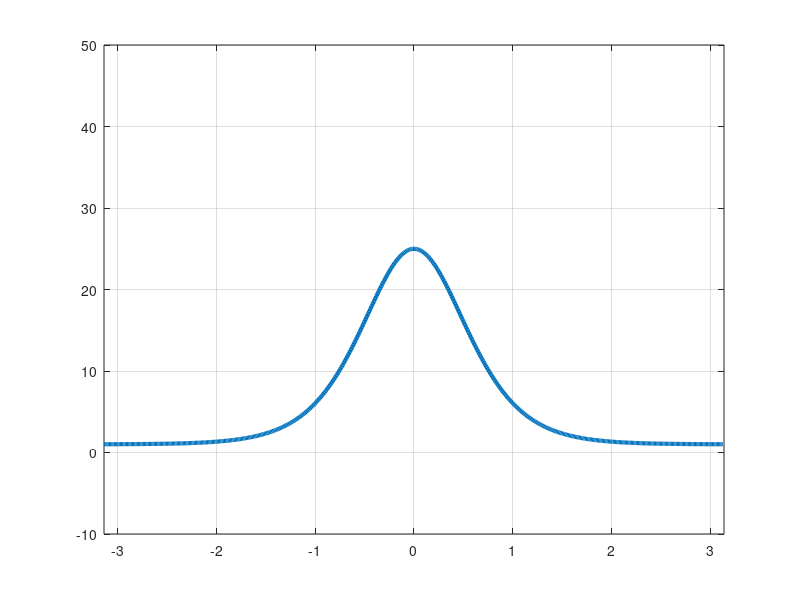

Write MATLAB code to recreate this figure. (Note: this script raises an error after producing the figure.)
% kdv.m - Solve KdV equation by Fourier spectral/ETDRK4 scheme
%         A.-K. Kassam and L. N. Trefethen 4/03
%
% https://www.mathworks.com/matlabcentral/answers/181591-code-to-solve-kdv-ecuation-with-an-animation-of-2-solitions
%
% This code solves the Korteweg-de Vries eq. u_t+uu_x+u_xxx=0
% with periodic BCs on [-pi,pi] and initial condition given by
% a pair of solitons.  The curve evolves up to t=0.005 and at
% the end u(x=0) is printed to 6-digit accuracy.  Changing N
% to 384 and h to 2.5e-7 improves this to 10 digits but takes
% four times longer.
% Set up grid and two-soliton initial data:
N = 512;
x = (2*pi/N)*(-N/2:N/2-1)';
tf = 0.6;
u0 = zeros(size(x));% may have to switch these
u = u0;
alpha = 25;
beta = 1;
kappa = 1;
speed = (alpha+2*beta)/3
coeff = sqrt((alpha-beta)/(12*kappa))
u0 = beta+(alpha-beta)*sech(coeff*x).^2

%     u = u + 3*A^2*sech(.5*(A*(x+rand*2))).^2;
% u = u + 3*A^2*sech(.5*(A*(x))).^2; %2/24
% % % beta = 1.5;
% % % alpha = 12*beta^2;
% % % speed = 4*beta^1;
% % % u = alpha*sech(beta*(x)).^2;

p = plot(x,u0,'linewidth',3);
axis([-pi pi -10 50]), grid on
% Precompute ETDRK4 scalar quantities (Kassam-Trefethen):
h = 1e-5;                               % time step
k = [0:N/2-1 0 -N/2+1:-1]';             % wave numbers
L = 1i*k.^3;                            % Fourier multipliers
E = exp(h*L); E2 = exp(h*L/2);
M = 64;                                 % no. pts for complex means
r = exp(2i*pi*((1:M)-0.5)/M);           % roots of unity
LR = h*L(:,ones(M,1))+r(ones(N,1),:);
Q  = h*mean(                  (exp(LR/2)-1)./LR   ,2);
f1 = h*mean((-4-LR+exp(LR).*(4-3*LR+LR.^2))./LR.^3,2);
f2 = h*mean(    (4+2*LR+exp(LR).*(-4+2*LR))./LR.^3,2);
f3 = h*mean((-4-3*LR-LR.^2+exp(LR).*(4-LR))./LR.^3,2);
g = -.5i*k;
% Time-stepping by ETDRK4 formula (Cox-Matthews):
set(gcf,'doublebuffer','on')
%disp('press <return> to begin'), pause  % wait for user input
t_stp = 0; step = 0; v = fft(u0); t = t_stp;
while t_stp+h/2 < tf
    step = step+1;
    t_stp = t_stp+h;
    %     tsave = [tsave,t];
    Nv = g.*fft(real(ifft(v)).^2);
    a = E2.*v+Q.*Nv;        Na = g.*fft(real(ifft(a)).^2);
    b = E2.*v+Q.*Na;        Nb = g.*fft(real(ifft(b)).^2);
    c = E2.*a+Q.*(2*Nb-Nv); Nc = g.*fft(real(ifft(c)).^2);
    v = E.*v+(Nv.*f1+(Na+Nb).*f2+Nc.*f3);
    u0 = real(ifft(v));
%     usave = [usave,u];
    if mod(step,100)==0
        t = [t,t_stp];
        u = [u,u0];
        set(p,'ydata',u0)
        title(sprintf('t = %7.5f',t_stp),'fontsize',18), drawnow
    end
end
% text(-2.4,900,sprintf('u(0) = %11.7f',u(N/2+1)),...
%     'fontsize',18,'color','r')

t = t.';
save kdv.mat x t u